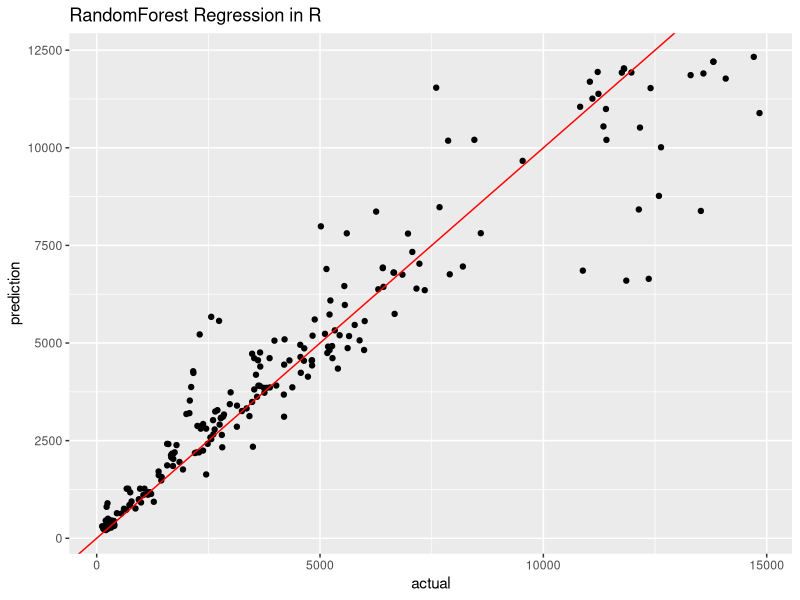

This figure's R source:
## ---- chunk 1
data <- read.csv("Diamond_price.csv", header=TRUE)
str(data)
data$Price <- gsub('\\$', '', data$Price)
data$Price <- gsub(',', '', data$Price)
mydata <- data[,c(1,2,3,4,5,7,10)]
mydata$Price <- as.numeric(as.character(mydata$Price))
mydata <- mydata[mydata$Price <15000,] # remove outliers
head(mydata)
## ---- chunk 2
library(caret)
library(randomForest)
inTrain <- createDataPartition(mydata$Price, p=0.7,list = FALSE)
traindata <- mydata[inTrain,]
testdata <- mydata[-inTrain,]
model.forest <- train(Price~., traindata, method = "rf", trControl = trainControl(method = "cv", number = 3))
testdata$pred <- predict(model.forest, newdata = testdata)
ggplot(aes(x=actual, y=prediction),data=data.frame(actual=testdata$Price, prediction=predict(model.forest, testdata)))+ 
   geom_point() +geom_abline(color="red") +ggtitle("RandomForest Regression in R" )
